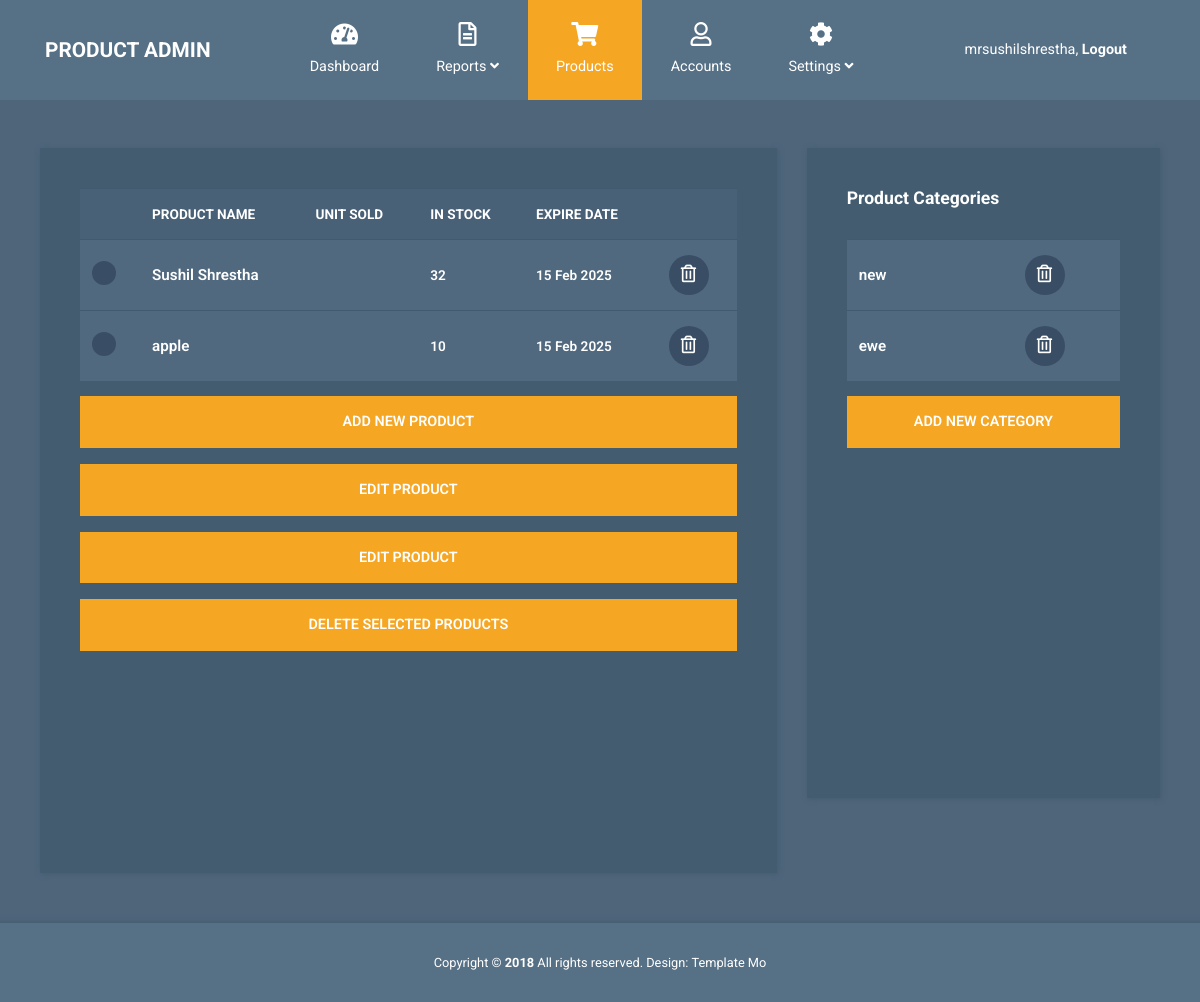
The page /products/ (signed in) on the database its author committed.
### product/models.py (models this page shows, shortened)
class Product(models.Model):
    name = models.CharField(max_length=255)
    description = models.TextField(default="update product")
    category = models.ForeignKey(Category, on_delete=models.CASCADE, related_name="products")  # Normalized category
    expire_date = models.DateField(auto_now_add=True)
    stock = models.PositiveIntegerField(default=1)  # Prevent negative stock values
    image = models.ImageField(upload_to='product_images/', blank=True, null=True)

class Category(models.Model):
    name = models.CharField(max_length=100, unique=True)  # Unique constraint to prevent duplicate categories

### product/views.py (the view)
# urls.py: path('products/', products, name="products"),
@login_required(login_url='/login') #make loging required
def products(request):
    products = Product.objects.all()
    return render(request, 'products.html', {'products': products, 'active_page': 'products'})

### product/template/products.html (shortened to what this page needs)
{% extends 'master.html' %}
{% load static %}
{% block product %}
<div class="container mt-5">
  <div class="row tm-content-row">
    <div class="col-sm-12 col-md-12 col-lg-8 col-xl-8 tm-block-col">
      <div class="tm-bg-primary-dark tm-block tm-block-products">
        <div class="tm-product-table-container">
          <table class="table table-hover tm-table-small tm-product-table">
            <thead>
              <tr>
                <th scope="col">&nbsp;</th>
                <th scope="col">PRODUCT NAME</th>
                <th scope="col">UNIT SOLD</th>
                <th scope="col">IN STOCK</th>
                <th scope="col">EXPIRE DATE</th>
                <th scope="col">&nbsp;</th>
              </tr>
            </thead>
            <tbody>
              {% for product in products %}
              <tr>
                <th scope="row"><input type="checkbox" /></th>
                <td class="tm-product-name">{{ product.name }}</td>
                <td>{{ product.sold }}</td>
                <td>{{ product.stock }}</td>
                <td>{{ product.expire_date|date:"d M Y" }}</td>
                <td>
                  <a href="{% url 'delete_product' product.id %}" class="tm-product-delete-link">
                    <i class="far fa-trash-alt tm-product-delete-icon"></i>
                  </a>
                </td>
              </tr>
              {% empty %}
              <tr>
                <td colspan="6" class="text-center">No products available</td>
              </tr>
              {% endfor %}
            </tbody>
          </table>
        </div>
        <a href="{% url 'add_products' %}" class="btn btn-primary btn-block text-uppercase mb-3">
          Add new product
        </a>
        {% for product in products %}
        <tr>
            <td><a href="{% url 'edit_products' product.id %}" class="btn btn-primary btn-block text-uppercase mb-3">Edit product</a></td>
        </tr>
        {% endfor %}
        <button class="btn btn-primary btn-block text-uppercase">
          Delete selected products
        </button>
      </div>
    </div>
    <div class="col-sm-12 col-md-12 col-lg-4 col-xl-4 tm-block-col">
      <div class="tm-bg-primary-dark tm-block tm-block-product-categories">
          <h2 class="tm-block-title">Product Categories</h2>
          <div class="tm-product-table-container">
              <table class="table tm-table-small tm-product-table">
                  <tbody>
                      {% for product in products %}
                      <tr>
                          <td class="tm-product-name">{{ product.category.name }}</td>
                          <td class="text-center">
                              <a href="{% url 'add_category' %}" class="tm-product-delete-link">
                                  <i class="far fa-trash-alt tm-product-delete-icon"></i>
                              </a>
                          </td>
                      </tr>
                      {% endfor %}
                  </tbody>
              </table>
          </div>
          <a href="{% url 'add_category' %}" class="btn btn-primary btn-block text-uppercase mb-3">
            Add new category
          </a>
      </div>
    </div>
  </div>
</div>
{% endblock %}

### product/template/master.html (shortened to what this page needs)
{% load static %}
<!DOCTYPE html>
<html lang="en">
  <head>
    <link rel="stylesheet" href="{% static 'css/fontawesome.min.css' %}" />
    <link rel="stylesheet" href="{% static 'css/bootstrap.min.css' %}" />
    <link rel="stylesheet" href="{% static 'css/templatemo-style.css' %}">
  </head>
  <body>
    <div>
      <nav class="navbar navbar-expand-xl">
    <div class="container h-100">
        <a class="navbar-brand" href="{% url 'index' %}">
            <h1 class="tm-site-title mb-0">Product Admin</h1>
        </a>
        <div class="collapse navbar-collapse" id="navbarSupportedContent">
            <ul class="navbar-nav mx-auto h-100">
                <li class="nav-item">
                    <a class="nav-link {% if active_page == 'dashboard' %}active{% endif %}" href="{% url 'index' %}">
                        <i class="fas fa-tachometer-alt"></i>
                        Dashboard
                    </a>
                </li>
                <li class="nav-item dropdown">
                    <a class="nav-link dropdown-toggle" href="#" id="navbarDropdown" role="button" data-toggle="dropdown"
                        aria-haspopup="true" aria-expanded="false">
                        <i class="far fa-file-alt"></i>
                        <span>
                            Reports <i class="fas fa-angle-down"></i>
                        </span>
                    </a>
                </li>
                <li class="nav-item {% if active_page == 'products' %}active{% endif %}">
                    <a class="nav-link" href="{% url 'products' %}">
                        <i class="fas fa-shopping-cart"></i>
                        Products
                    </a>
                </li>
                <li class="nav-item {% if active_page == 'account' %}active{% endif %}">
                    <a class="nav-link" href="{% url 'customer_account' %}">
                        <i class="far fa-user"></i>
                        Accounts
                    </a>
                </li>
                <li class="nav-item dropdown">
                    <a class="nav-link dropdown-toggle {% if active_page == 'setting' %}active{% endif %}" href="{% url 'customer_setting' %}"" id="navbarDropdown" role="button" data-toggle="dropdown"
                        aria-haspopup="true" aria-expanded="false">
                        <i class="fas fa-cog"></i>
                        <span>
                            Settings <i class="fas fa-angle-down"></i>
                        </span>
                    </a>
                </li>
            </ul>
            <ul class="navbar-nav">
                {% if user.is_authenticated %}
                    <li class="nav-item">
                        <a class="nav-link d-block" href="{% url 'custom_logout' %}">
                            {{ request.user.username }}, <b>Logout</b>
                        </a>
                    </li>
                {% else %}
                    <li class="nav-item">
                        <a class="nav-link d-block" href="{% url 'login' %}">
                            <b>Login</b>
                        </a>
                    </li>
                {% endif %}
            </ul>
        </div>
    </div>
</nav>
 </div>
    {% block product %} {% endblock %}
    <footer class="tm-footer row tm-mt-small">
      <div class="col-12 font-weight-light">
        <p class="text-center text-white mb-0 px-4 small">
          Copyright &copy; <b>2018</b> All rights reserved.
          Design:
          <a
            rel="nofollow noopener"
            href="https://templatemo.com"
            class="tm-footer-link"
          >Template Mo</a>
        </p>
      </div>
    </footer>
  </body>
</html>

### product/static/css/templatemo-style.css (style rules this page uses)
html { font-size: 16px; overflow-x: hidden; }
body { font-family: Roboto, Helvetica, Arial, sans-serif; background-color: #4e657a; overflow-x: hidden; }
a { transition: all 0.3s ease; }
.navbar-brand { display: flex; align-items: center; }
.tm-site-title { display: inline-block; text-transform: uppercase; font-size: 1.3rem; font-weight: 700; color: #fff; }
.navbar { height: 100px; background-color: #567086; padding: 0; }
.navbar .container { position: relative; }
.tm-mt-small { margin-top: 20px; }
.tm-block-col { margin-bottom: 30px; }
.tm-block { padding: 40px; -webkit-box-shadow: 1px 1px 5px 0 #455c71; -moz-box-shadow: 1px 1px 5px 0 #455c71; box-shadow: 1px 1px 5px 0 #455c71; min-height: 350px; height: 100%; max-height: 450px; }
.tm-block-title { font-size: 1.1rem; font-weight: 700; color: #fff; margin-bottom: 30px; }
.nav-link { color: #fff; height: 100%; display: flex; align-items: center; justify-content: center; flex-direction: column; font-size: 90%; }
.nav-link > i { margin-bottom: 10px; margin-right: 0; font-size: 1.5rem; }
.dropdown-item, .nav-link { padding: 15px 20px; }
.navbar-nav .active > .nav-link, .navbar-nav .nav-link.active { background-color: #f5a623; color: #fff; }
.nav-item { text-align: center; }
.nav-item:last-child { margin-right: 0; }
.dropdown-toggle::after { display: none; }
.tm-content-row { justify-content: space-between; margin-left: -20px; margin-right: -20px; }
.table { background-color: #50697f; color: #fff; font-size: 85%; margin-bottom: 0; }
thead { background-color: #486177; color: #fff; }
.table thead th { border-bottom: 0; }
.btn { border-radius: 0; padding: 13px 28px; transition: all 0.2s ease; max-width: 100%; }
.btn-primary { color: #fff; background-color: #f5a623; border: 2px solid #f5a623; font-size: 90%; font-weight: 600; }
.table td, .table th { border-top: 1px solid #415a70; padding: 15px 25px; vertical-align: middle; }
.tm-table-small td, .tm-table-small th { padding-left: 12px; padding-right: 12px; }
.table-hover tbody tr { transition: all 0.2s ease; }
.tm-bg-primary-dark { background-color: #435c70; }
input[type="checkbox"] { cursor: pointer; -webkit-appearance: none; appearance: none; background-color: #394e64; background-position: center; border-radius: 50%; box-sizing: border-box; position: relative; box-sizing: content-box; width: 24px; height: 24px; transition: all 0.1s linear; }
.tm-block-products { min-height: 725px; }
.tm-block-product-categories { min-height: 650px; }
.tm-product-table-container { max-height: 465px; margin-bottom: 15px; overflow-y: scroll; }
.tm-product-table tr { font-weight: 600; }
.tm-product-name { font-size: 0.95rem; font-weight: 600; }
.tm-product-delete-icon { font-size: 1.1rem; color: #fff; }
.tm-product-delete-link { padding: 10px; border-radius: 50%; background-color: #394e64; display: inline-block; width: 40px; height: 40px; text-align: center; }
.tm-footer { background-color: #567086; padding-top: 30px; padding-bottom: 30px; -webkit-box-shadow: 0 -3px 5px 0 rgba(69, 92, 113, 0.59); -moz-box-shadow: 0 -3px 5px 0 rgba(69, 92, 113, 0.59); box-shadow: 0 -3px 5px 0 rgba(69, 92, 113, 0.59); }
.tm-footer-link { color: white; }
@media (min-width: 1200px) { .navbar-expand-xl .navbar-nav .nav-link { padding-left: 28px; padding-right: 28px; } }
@media (min-width: 1200px) { .navbar-collapse { height: 100%; } }
@media (max-width: 1275px) and (min-width: 1200px) { .nav-item { margin-right: 15px; } }
@media (max-width: 1350px) { .nav-item { margin-right: 1px; } }

### rows shown on the page
Product: name "Sushil Shrestha", stock "32", expire_date "15 Feb 2025", category.name "new"
Product: name "apple", stock "10", expire_date "15 Feb 2025", category.name "ewe"

### other values the page prints
{{ request.user.username }} "mrsushilshrestha"
